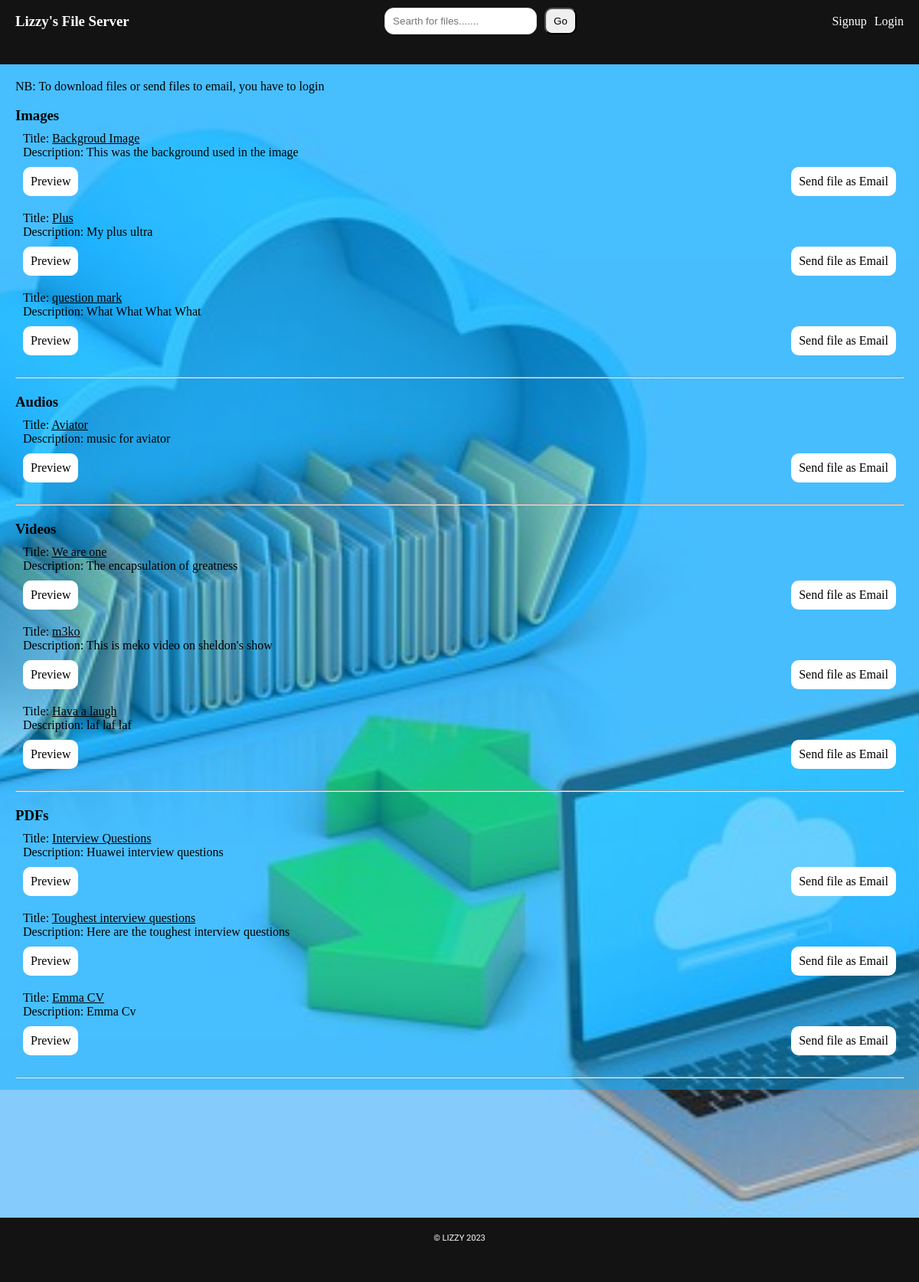
Before: / with the older database file.
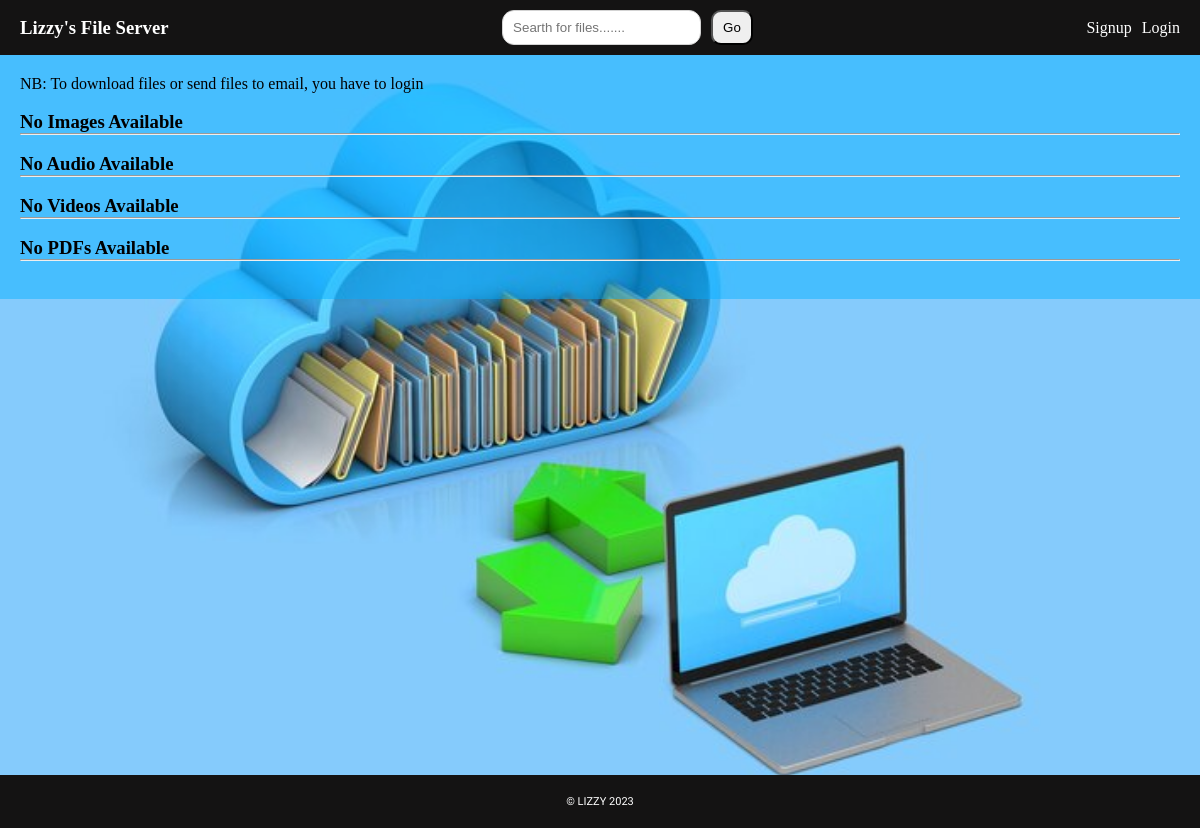
After: the same page with the newer database file.
### myapp/models.py (models this page shows, shortened)
class File(models.Model):
    FILE_TYPES = (
        ('pdf', 'PDF'),
        ('image', 'Image'),
        ('audio', 'Audio'),
        ('video', 'Video'),
    )
    title = models.CharField(max_length=100)
    description = models.TextField()
    file_type = models.CharField(max_length=10, choices=FILE_TYPES)
    file = models.FileField(upload_to='resources/')
    downloads = models.PositiveIntegerField(default=0)
    emails_sent = models.PositiveIntegerField(default=0)

### myapp/views/homepage.py (the view)
# urls.py: path('', homepage.home, name='home'),
def home(request):
    q = request.GET.get('q') if request.GET.get('q') != None else ''
    pdf_files = File.objects.filter(
        Q(title__icontains=q) |
        Q(description__icontains=q) |
        Q(file__icontains=q) |
        Q(file_type__icontains=q),
        file_type='pdf'
    )
    image_files = File.objects.filter(
        Q(title__icontains=q) |
        Q(description__icontains=q) |
        Q(file__icontains=q) |
        Q(file_type__icontains=q),
        file_type='image'
    )
    audio_files = File.objects.filter(
        Q(title__icontains=q) |
        Q(description__icontains=q) |
        Q(file__icontains=q) |
        Q(file_type__icontains=q),
        file_type='audio'
    )
    video_files = File.objects.filter(
        Q(title__icontains=q) |
        Q(description__icontains=q) |
        Q(file__icontains=q) |
        Q(file_type__icontains=q),
        file_type='video'
    )
    context = {
        'pdf_files': pdf_files,
        'image_files': image_files,
        'audio_files': audio_files,
        'video_files': video_files,
    }
    return render(request, "myapp/home.html", context)

### myapp/templates/myapp/home.html (shortened to what this page needs)
{% extends "main.html" %} {% load static %} {% block title %} Home {% endblock%}
{% block content %} {% if not request.user.is_authenticated %}
<p>NB: To download files or send files to email, you have to login</p>
<br />
{% endif %}
<div>
    {% if image_files %}
    <div class="table-container">
        <h3>Images</h3>
        {% for file in image_files %}
        <div class="file_item">
            <p>Title: <span class="title">{{file.title}}</span></p>
            <p>Description: {{file.description}}</p>
            <div class="download_email_link">
                <a class="view">Preview</a>
                <a href="{% url 'increment_emails_sent' pk=file.id %}"
                    >Send file as Email</a
                >
            </div>
        </div>
        {% endfor %}
        <br />
        <hr />
    </div>
    {% else %}
    <h3>No Images Available</h3>
    <hr />
    <br />
    {% endif %}
    {% if audio_files %}
    <div class="table-container">
        <h3>Audios</h3>
        {% for file in audio_files %}
        <div class="file_item">
            <p>Title: <span class="title">{{file.title}}</span></p>
            <p>Description: {{file.description}}</p>
            <div class="download_email_link">
                <a class="view">Preview</a>
                <a href="{% url 'increment_emails_sent' pk=file.id %}"
                    >Send file as Email</a
                >
            </div>
        </div>
        {% endfor %}
        <br />
        <hr />
    </div>
    {% else %}
    <h3>No Audio Available</h3>
    <hr />
    <br />
    {% endif %}
    {% if video_files %}
    <div class="table-container">
        <h3>Videos</h3>
        {% for file in video_files %}
        <div class="file_item">
            <p>Title: <span class="title">{{file.title}}</span></p>
            <p>Description: {{file.description}}</p>
            <div class="download_email_link">
                <a class="view">Preview</a>
                <a href="{% url 'increment_emails_sent' pk=file.id %}"
                    >Send file as Email</a
                >
            </div>
        </div>
        {% endfor %}
        <br />
        <hr />
    </div>
    {% else %}
    <h3>No Videos Available</h3>
    <hr />
    <br />
    {% endif %}
    {% if pdf_files %}
    <div class="table-container">
        <h3>PDFs</h3>
        {% for file in pdf_files %}
        <div class="file_item">
            <p>Title: <span class="title">{{file.title}}</span></p>
            <p>Description: {{file.description}}</p>
            <div class="download_email_link">
                <a href="{% url 'preview_pdf' file.id %}#toolbar=0" target="_blank">Preview</a>
                <a href="{% url 'increment_emails_sent' pk=file.id %}"
                    >Send file as Email</a
                >
            </div>
        </div>
        {% endfor %}
        <br />
        <hr />
    </div>
    {% else %}
    <h3>No PDFs Available</h3>
    <hr />
    <br />
    {% endif %}
</div>
{% endblock %}

Changed rows visible on the page:
removed File: title "Backgroud Image", description "This was the background used in the image", shown under "Images"
removed File: title "Plus", description "My plus ultra", shown under "Images"
removed File: title "question mark", description "What What What What", shown under "Images"
removed File: title "Aviator", description "music for aviator", shown under "Audios"
removed File: title "We are one", description "The encapsulation of greatness", shown under "Videos"
removed File: title "m3ko", description "This is meko video on sheldon's show", shown under "Videos"
removed File: title "Hava a laugh", description "laf laf laf", shown under "Videos"
removed File: title "Interview Questions", description "Huawei interview questions", shown under "PDFs"
removed File: title "Toughest interview questions", description "Here are the toughest interview questions", shown under "PDFs"
removed File: title "Emma CV", description "Emma Cv", shown under "PDFs"
Other visible differences:
text no longer shown: "Images Audios Videos PDFs"
text now shown: "No Images Available No Audio Available No Videos Available No PDFs Available"
